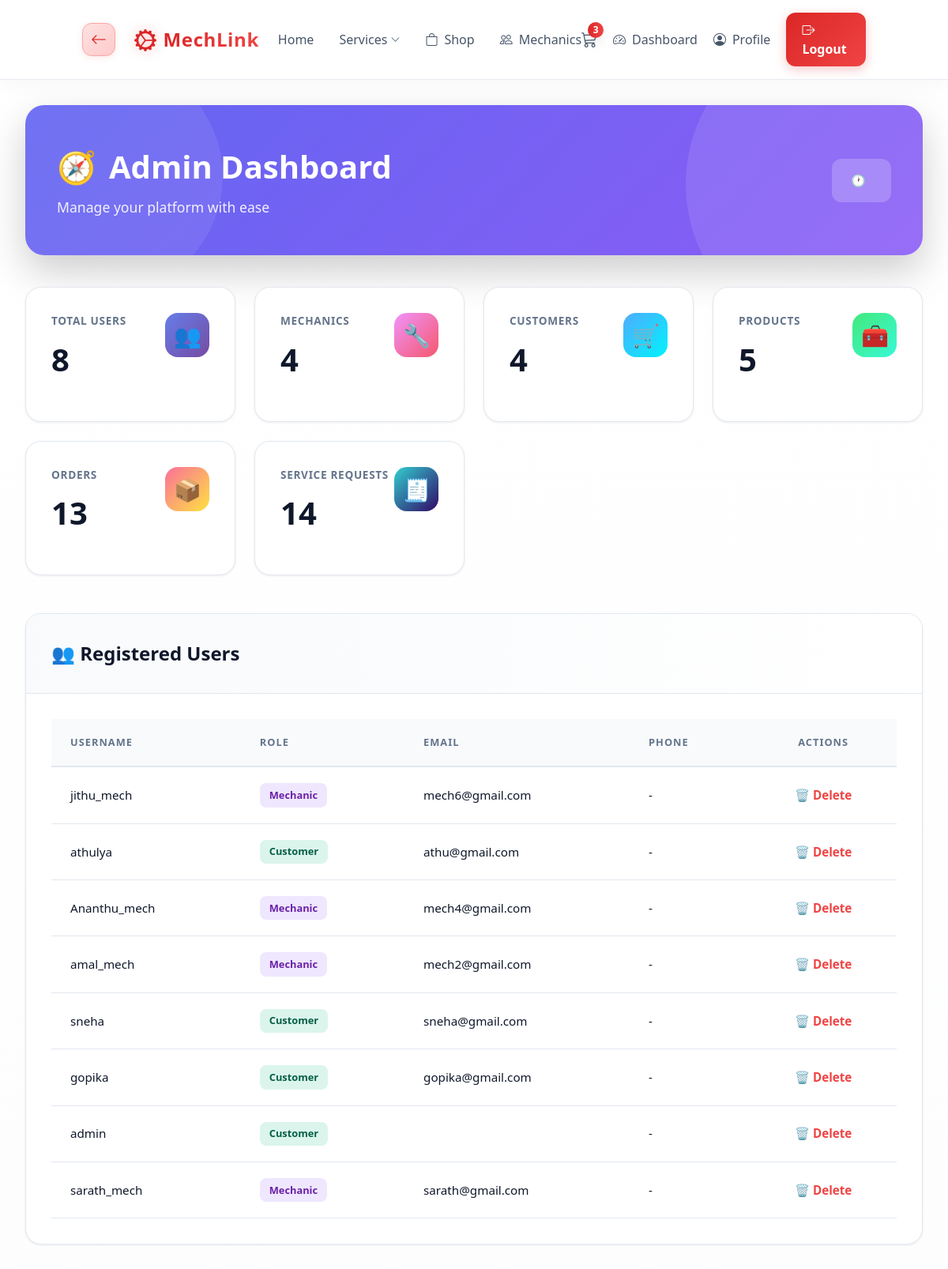
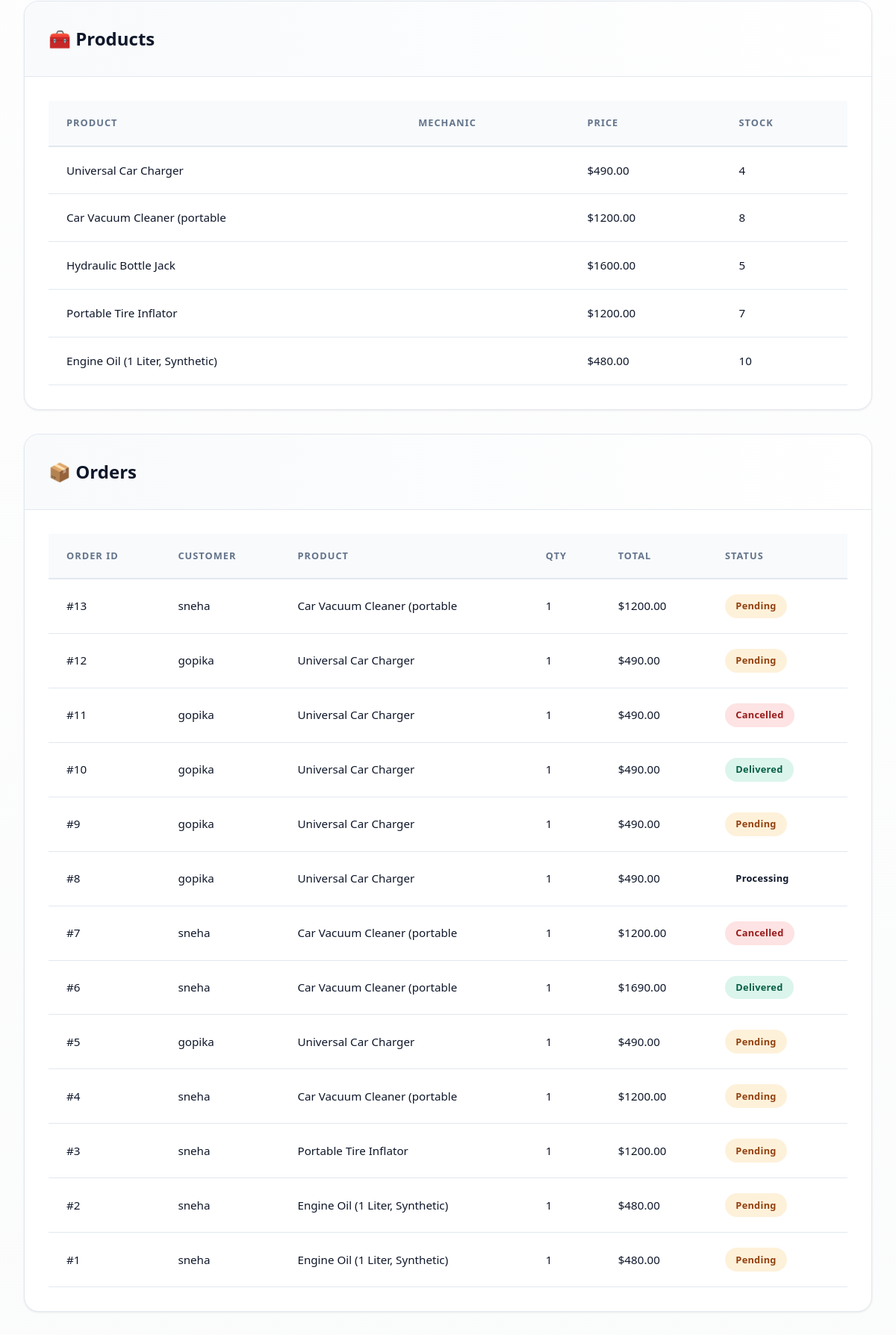
The app's page /users/admin-dashboard/ (signed in, upper part) with its own data (2 pictures, top to bottom).
### users/models.py (models this page shows, shortened)
class CustomUser(AbstractUser):
    ROLE_CHOICES = [
        ('admin', 'Admin'),
        ('mechanic', 'Mechanic'),
        ('customer', 'Customer'),
    ]
    role = models.CharField(max_length=20, choices=ROLE_CHOICES, default='customer')
    phone = models.CharField(max_length=15, blank=True, null=True)
    address = models.TextField(blank=True, null=True)
    location = models.CharField(max_length=255, blank=True, null=True)  # ✅ Added
    pincode = models.CharField(max_length=10, blank=True, null=True)     # ✅ Added
    latitude = models.FloatField(blank=True, null=True)
    longitude = models.FloatField(blank=True, null=True)
    def is_admin(self):
        return self.role == 'admin' or self.is_superuser
    def is_customer(self):
        return self.role == 'customer'

### mechanics/models.py (models this page shows, shortened)
class Product(models.Model):
    mechanic = models.ForeignKey(MechanicProfile, on_delete=models.CASCADE, related_name="products")
    name = models.CharField(max_length=100)
    description = models.TextField(blank=True, null=True)
    price = models.DecimalField(max_digits=10, decimal_places=2)
    stock = models.PositiveIntegerField(default=0)
    image = models.ImageField(upload_to="product_images/", blank=True, null=True)
    created_at = models.DateTimeField(auto_now_add=True)

class Order(models.Model):
    customer = models.ForeignKey(settings.AUTH_USER_MODEL, on_delete=models.CASCADE)
    product = models.ForeignKey('Product', on_delete=models.CASCADE)
    quantity = models.PositiveIntegerField(default=1)
    total_price = models.DecimalField(max_digits=10, decimal_places=2)
    status = models.CharField(max_length=20, default="Pending")  # e.g. Pending, Paid, Cancelled, Delivered
    razorpay_order_id = models.CharField(max_length=255, blank=True, null=True)
    razorpay_payment_id = models.CharField(max_length=255, blank=True, null=True)
    razorpay_signature = models.CharField(max_length=255, blank=True, null=True)
    address = models.TextField(blank=True, null=True)
    phone = models.CharField(max_length=15, blank=True, null=True)
    ordered_at = models.DateTimeField(auto_now_add=True)

### users/views.py (the view)
# urls.py: path('admin-dashboard/', views.admin_dashboard, name='admin_dashboard'),
@login_required
def admin_dashboard(request):
    if not request.user.is_admin():
        return redirect('home')
    users = CustomUser.objects.all().order_by('-date_joined')
    service_requests = ServiceRequest.objects.all().order_by('-created_at')
    orders = Order.objects.all().order_by('-ordered_at')
    products = Product.objects.all().order_by('-created_at')
    stats = {
        "total_users": users.count(),
        "total_mechanics": users.filter(role="mechanic").count(),
        "total_customers": users.filter(role="customer").count(),
        "total_orders": orders.count(),
        "total_requests": service_requests.count(),
        "total_products": products.count(),
    }
    return render(request, 'users/admin_dashboard.html', {
        "users": users,
        "orders": orders,
        "products": products,
        "service_requests": service_requests,
        "stats": stats,
    })

### templates/users/admin_dashboard.html (shortened to what this page needs)
{% extends 'base.html' %}
{% load static %}
{% load tz %}
{% block content %}
<div class="admin-container">
  <div class="admin-hero">
    <div class="hero-content">
      <div>
        <h1 class="hero-title">
          <span>🧭</span>
          Admin Dashboard
        </h1>
        <p class="hero-subtitle">Manage your platform with ease</p>
      </div>
      <div class="hero-timestamp">
        <span>🕐</span>
      </div>
    </div>
  </div>
  <div class="stats-grid">
    <a href="#users-section" class="stat-card" onclick="scrollToSection(event, 'users-section')">
      <div class="stat-header">
        <div>
          <div class="stat-label">Total Users</div>
          <div class="stat-value">{{ stats.total_users }}</div>
        </div>
        <div class="stat-icon users">👥</div>
      </div>
    </a>
    <a href="#users-section" class="stat-card" onclick="scrollToSection(event, 'users-section')">
      <div class="stat-header">
        <div>
          <div class="stat-label">Mechanics</div>
          <div class="stat-value">{{ stats.total_mechanics }}</div>
        </div>
        <div class="stat-icon mechanics">🔧</div>
      </div>
    </a>
    <a href="#users-section" class="stat-card" onclick="scrollToSection(event, 'users-section')">
      <div class="stat-header">
        <div>
          <div class="stat-label">Customers</div>
          <div class="stat-value">{{ stats.total_customers }}</div>
        </div>
        <div class="stat-icon customers">🛒</div>
      </div>
    </a>
    <a href="#products-section" class="stat-card" onclick="scrollToSection(event, 'products-section')">
      <div class="stat-header">
        <div>
          <div class="stat-label">Products</div>
          <div class="stat-value">{{ stats.total_products }}</div>
        </div>
        <div class="stat-icon products">🧰</div>
      </div>
    </a>
    <a href="#orders-section" class="stat-card" onclick="scrollToSection(event, 'orders-section')">
      <div class="stat-header">
        <div>
          <div class="stat-label">Orders</div>
          <div class="stat-value">{{ stats.total_orders }}</div>
        </div>
        <div class="stat-icon orders">📦</div>
      </div>
    </a>
    <a href="#requests-section" class="stat-card" onclick="scrollToSection(event, 'requests-section')">
      <div class="stat-header">
        <div>
          <div class="stat-label">Service Requests</div>
          <div class="stat-value">{{ stats.total_requests }}</div>
        </div>
        <div class="stat-icon requests">🧾</div>
      </div>
    </a>
  </div>
  <div class="section-card" id="users-section">
    <div class="section-header">
      <h2 class="section-title">👥 Registered Users</h2>
    </div>
    <div class="table-container">
      <table class="modern-table">
        <thead>
          <tr>
            <th>Username</th>
            <th>Role</th>
            <th>Email</th>
            <th>Phone</th>
            <th style="text-align: center;">Actions</th>
          </tr>
        </thead>
        <tbody>
          {% for u in users %}
          <tr>
            <td data-label="Username">{{ u.username }}</td>
            <td data-label="Role">
              <span class="role-badge {{ u.role }}">{{ u.role }}</span>
            </td>
            <td data-label="Email">{{ u.email }}</td>
            <td data-label="Phone">{{ u.phone|default:"-" }}</td>
            <td data-label="Actions" style="text-align: center;">
              <a href="{% url 'delete_user' u.id %}"
                 class="action-link danger"
                 onclick="return confirm('Are you sure you want to delete {{ u.username }}?')">
                 🗑️ Delete
              </a>
            </td>
          </tr>
          {% endfor %}
        </tbody>
      </table>
    </div>
  </div>
  <div class="section-card" id="products-section">
    <div class="section-header">
      <h2 class="section-title">🧰 Products</h2>
    </div>
    <div class="table-container">
      <table class="modern-table">
        <thead>
          <tr>
            <th>Product</th>
            <th>Mechanic</th>
            <th>Price</th>
            <th>Stock</th>
          </tr>
        </thead>
        <tbody>
          {% for p in products %}
          <tr>
            <td data-label="Product">{{ p.name }}</td>
            <td data-label="Mechanic">{{ p.mechanic.username }}</td>
            <td data-label="Price">${{ p.price }}</td>
            <td data-label="Stock">{{ p.stock }}</td>
          </tr>
          {% endfor %}
        </tbody>
      </table>
    </div>
  </div>
  <div class="section-card" id="orders-section">
    <div class="section-header">
      <h2 class="section-title">📦 Orders</h2>
    </div>
    <div class="table-container">
      <table class="modern-table">
        <thead>
          <tr>
            <th>Order ID</th>
            <th>Customer</th>
            <th>Product</th>
            <th>Qty</th>
            <th>Total</th>
            <th>Status</th>
          </tr>
        </thead>
        <tbody>
          {% for o in orders %}
          <tr>
            <td data-label="Order ID">#{{ o.id }}</td>
            <td data-label="Customer">{{ o.customer.username }}</td>
            <td data-label="Product">{{ o.product.name }}</td>
            <td data-label="Qty">{{ o.quantity }}</td>
            <td data-label="Total">${{ o.total_price }}</td>
            <td data-label="Status">
              <span class="status-badge {{ o.status|lower }}">{{ o.status }}</span>
            </td>
          </tr>
          {% endfor %}
        </tbody>
      </table>
    </div>
  </div>
</div>
{% endblock %}

### templates/base.html (style rules this page uses)
body { background: linear-gradient(180deg, #ffffff 0%, #f8fafc 100%); }
body, html { padding: 0 !important; margin: 0 !important; }

### records on screen
CustomUser: username "jithu_mech", role "Mechanic", email "mech6@gmail.com", phone "-"
CustomUser: username "athulya", role "Customer", email "athu@gmail.com", phone "-"
CustomUser: username "Ananthu_mech", role "Mechanic", email "mech4@gmail.com", phone "-"
CustomUser: username "amal_mech", role "Mechanic", email "mech2@gmail.com", phone "-"
CustomUser: username "sneha", role "Customer", email "sneha@gmail.com", phone "-"
CustomUser: username "gopika", role "Customer", email "gopika@gmail.com", phone "-"
CustomUser: username "admin", role "Customer", phone "-"
CustomUser: username "sarath_mech", role "Mechanic", email "sarath@gmail.com", phone "-"
Product: name "Universal Car Charger", price "490.00", stock "4"
Product: name "Car Vacuum Cleaner (portable", price "1200.00", stock "8"
Product: name "Hydraulic Bottle Jack", price "1600.00", stock "5"
Product: name "Portable Tire Inflator", price "1200.00", stock "7"
Product: name "Engine Oil (1 Liter, Synthetic)", price "480.00", stock "10"
Order: id "13", customer.username "sneha", product.name "Car Vacuum Cleaner (portable", quantity "1", total_price "1200.00", status "Pending"
Order: id "12", customer.username "gopika", product.name "Universal Car Charger", quantity "1", total_price "490.00", status "Pending"
Order: id "11", customer.username "gopika", product.name "Universal Car Charger", quantity "1", total_price "490.00", status "Cancelled"
Order: id "10", customer.username "gopika", product.name "Universal Car Charger", quantity "1", total_price "490.00", status "Delivered"
Order: id "9", customer.username "gopika", product.name "Universal Car Charger", quantity "1", total_price "490.00", status "Pending"
Order: id "8", customer.username "gopika", product.name "Universal Car Charger", quantity "1", total_price "490.00", status "Processing"
Order: id "7", customer.username "sneha", product.name "Car Vacuum Cleaner (portable", quantity "1", total_price "1200.00", status "Cancelled"
Order: id "6", customer.username "sneha", product.name "Car Vacuum Cleaner (portable", quantity "1", total_price "1690.00", status "Delivered"
Order: id "5", customer.username "gopika", product.name "Universal Car Charger", quantity "1", total_price "490.00", status "Pending"
Order: id "4", customer.username "sneha", product.name "Car Vacuum Cleaner (portable", quantity "1", total_price "1200.00", status "Pending"
Order: id "3", customer.username "sneha", product.name "Portable Tire Inflator", quantity "1", total_price "1200.00", status "Pending"
Order: id "2", customer.username "sneha", product.name "Engine Oil (1 Liter, Synthetic)", quantity "1", total_price "480.00", status "Pending"
Order: id "1", customer.username "sneha", product.name "Engine Oil (1 Liter, Synthetic)", quantity "1", total_price "480.00", status "Pending"

### other values on screen
{{ stats.total_users }} "8"
{{ stats.total_mechanics }} "4"
{{ stats.total_customers }} "4"
{{ stats.total_products }} "5"
{{ stats.total_orders }} "13"
{{ stats.total_requests }} "14"
